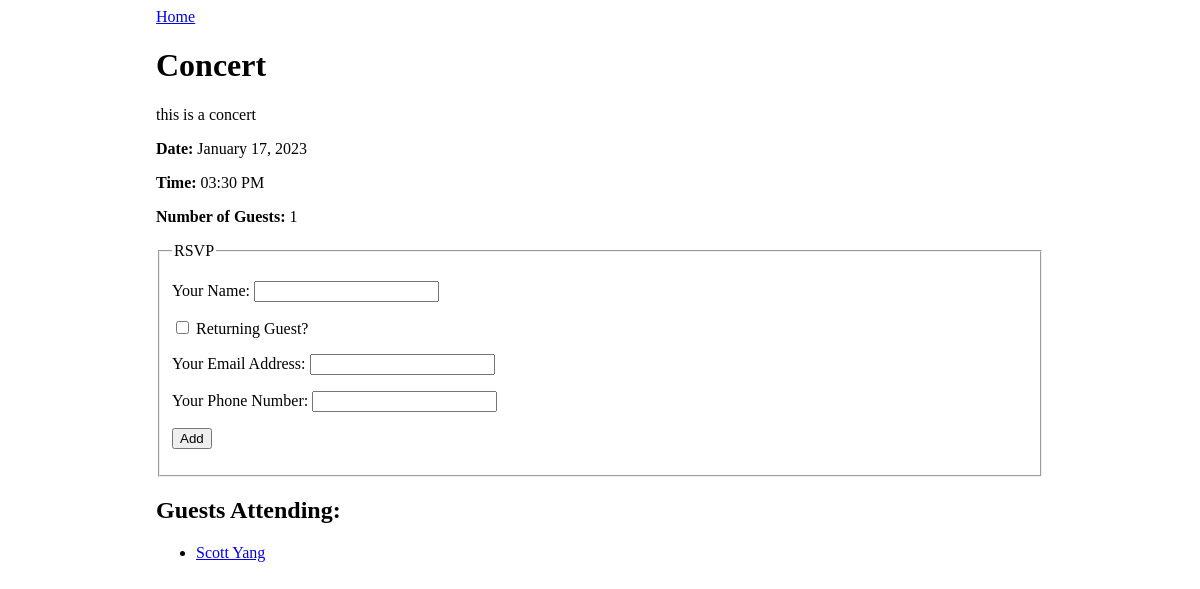
/event/3, run on the app's committed database.
### events_app/models.py (models this page shows, shortened)
class Event(db.Model):
    id = db.Column(db.Integer, primary_key=True)
    title = db.Column(db.String(80), nullable=False)
    description = db.Column(db.String(80), nullable=False)
    date_and_time = db.Column(db.DateTime, nullable=False)
    guests = db.relationship('Guest', secondary='guest_event', back_populates='events_attending')

class Guest(db.Model):
    id = db.Column(db.Integer, primary_key=True)
    name = db.Column(db.String(80), nullable=False)
    email = db.Column(db.String(80), nullable=False)
    phone = db.Column(db.String(80), nullable=False)
    events_attending = db.relationship('Event', secondary='guest_event', back_populates='guests')

### events_app/routes.py (the view)
@main.route('/event/<event_id>', methods=['GET'])
def event_detail(event_id):
    event = Event.query.filter_by(id=event_id).one()
    return render_template('event_detail.html', event=event)

### events_app/templates/event_detail.html (shortened to what this page needs)
{% extends 'base.html' %}
{% block content %}
<a href="/">Home</a>
<h1>{{event.title}}</h1>
<p>{{event.description}}</p>
<p><strong>Date:</strong> {{event.date_and_time.strftime('%B %d, %Y')}}</p>
<p><strong>Time:</strong> {{event.date_and_time.strftime('%I:%M %p')}}</p>
<p><strong>Number of Guests:</strong> {{event.guests|length}}</p>
<form method="POST">
    <fieldset>
        <legend>RSVP</legend>
        <p>
            <label>
                Your Name:
                <input type="text" name="guest_name">
            </label>
        </p>
        <p>
            <label>
                <input type="checkbox" name="returning" onchange="returningGuestChanged(this.checked)">
                Returning Guest?
            </label>
        </p>
        <div id="new-guest-info">
            <p>
                <label>
                    Your Email Address:
                    <input type="email" name="email">
                </label>
            </p>
            <p>
                <label>
                    Your Phone Number:
                    <input type="phone" name="phone">
                </label>
            </p>
        </div>
        <p>
            <input type="submit" name="submit" value="Add">
        </p>
    </fieldset>
</form>
<h2>Guests Attending:</h2>
<ul>
    {% for i in range(event.guests|length) %}
    <li><a href="/guest/{{i + 1}}">{{event.guests[i].name}}</a></li>
    {% endfor %}
</ul>
{% endblock %}

### events_app/static/style.css (style rules this page uses)
body { display: flex; justify-content: center; }

### data on the page
Event: title "Concert", description "this is a concert", date_and_time "January 17, 2023", date_and_time "03:30 PM"
Guest: name "Scott Yang"

### other printed values
{{ event.guests|length }} "1"
